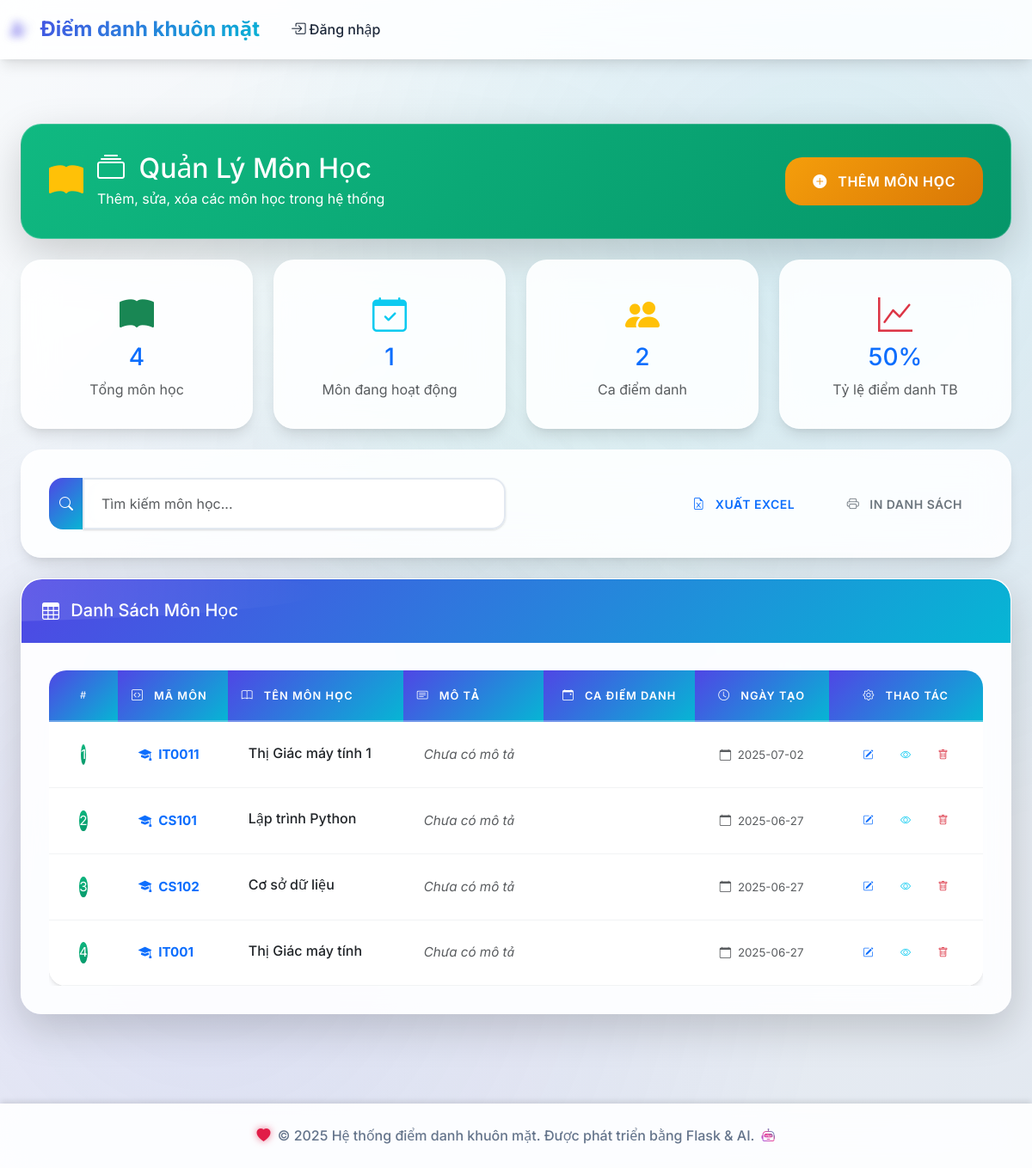
/subjects/, run on the app's committed database.
### tables this page shows
CREATE TABLE subjects (
            id INTEGER PRIMARY KEY AUTOINCREMENT,
            subject_code TEXT UNIQUE NOT NULL,
            subject_name TEXT NOT NULL,
            description TEXT,
            created_at TIMESTAMP DEFAULT CURRENT_TIMESTAMP
        );

### routes/subjects.py (the view)
@subjects_bp.route('/')
def list_subjects():
    conn = get_db_connection()
    subjects = conn.execute('''
        SELECT s.*,
               COUNT(DISTINCT ast.id) as session_count,
               COUNT(DISTINCT ar.id) as attendance_count
        FROM subjects s
        LEFT JOIN attendance_sessions ast ON s.id = ast.subject_id
        LEFT JOIN attendance_records ar ON ast.id = ar.session_id
        GROUP BY s.id
        ORDER BY s.created_at DESC
    ''').fetchall()
    total_subjects = len(subjects)
    active_subjects = len([s for s in subjects if s['session_count'] > 0])
    total_sessions = sum(s['session_count'] for s in subjects)
    total_attendance = sum(s['attendance_count'] for s in subjects)
    avg_attendance = round(total_attendance / max(total_sessions, 1) * 100) if total_sessions > 0 else 0
    conn.close()
    return render_template('subjects/list.html',
                         subjects=subjects,
                         active_subjects=active_subjects,
                         total_sessions=total_sessions,
                         avg_attendance=avg_attendance)

### models/database.py (called while the page is built)
def get_db_connection():
    conn = sqlite3.connect(DATABASE_PATH)
    conn.row_factory = sqlite3.Row
    return conn

### templates/subjects/list.html (shortened to what this page needs)
{% extends "base.html" %} {% block title %}Quản Lý Môn Học{% endblock %} {% block content %}
<div class="container-fluid py-4">
  <div class="row mb-4">
    <div class="col-12">
      <div class="card bg-gradient-success shadow-lg">
        <div class="card-body text-white">
          <div class="d-flex justify-content-between align-items-center">
            <div class="d-flex align-items-center">
              <i class="bi bi-book-fill fs-1 me-3 text-warning icon-glow"></i>
              <div>
                <h2 class="mb-1">
                  <i class="bi bi-collection me-2"></i>
                  Quản Lý Môn Học
                </h2>
                <p class="mb-0 opacity-8">Thêm, sửa, xóa các môn học trong hệ thống</p>
              </div>
            </div>
            <a href="{{ url_for('subjects.add_subject') }}" class="btn btn-warning btn-lg hover-lift">
              <i class="bi bi-plus-circle-fill me-2"></i>
              Thêm Môn Học
            </a>
          </div>
        </div>
      </div>
    </div>
  </div>
  <div class="row mb-4">
    <div class="col-md-3">
      <div class="card glass-card text-center">
        <div class="card-body">
          <i class="bi bi-book-fill fs-1 text-success mb-2"></i>
          <h3 class="text-primary">{{ subjects|length }}</h3>
          <p class="text-muted mb-0">Tổng môn học</p>
        </div>
      </div>
    </div>
    <div class="col-md-3">
      <div class="card glass-card text-center">
        <div class="card-body">
          <i class="bi bi-calendar-check fs-1 text-info mb-2"></i>
          <h3 class="text-primary">{{ active_subjects }}</h3>
          <p class="text-muted mb-0">Môn đang hoạt động</p>
        </div>
      </div>
    </div>
    <div class="col-md-3">
      <div class="card glass-card text-center">
        <div class="card-body">
          <i class="bi bi-people-fill fs-1 text-warning mb-2"></i>
          <h3 class="text-primary">{{ total_sessions }}</h3>
          <p class="text-muted mb-0">Ca điểm danh</p>
        </div>
      </div>
    </div>
    <div class="col-md-3">
      <div class="card glass-card text-center">
        <div class="card-body">
          <i class="bi bi-graph-up fs-1 text-danger mb-2"></i>
          <h3 class="text-primary">{{ avg_attendance }}%</h3>
          <p class="text-muted mb-0">Tỷ lệ điểm danh TB</p>
        </div>
      </div>
    </div>
  </div>
  <div class="row mb-4">
    <div class="col-12">
      <div class="card glass-card">
        <div class="card-body">
          <div class="row align-items-center">
            <div class="col-md-6">
              <div class="input-group">
                <span class="input-group-text bg-primary text-white">
                  <i class="bi bi-search"></i>
                </span>
                <input type="text" class="form-control" id="searchInput" placeholder="Tìm kiếm môn học..." onkeyup="filterSubjects()" />
              </div>
            </div>
            <div class="col-md-6 text-end">
              <button class="btn btn-outline-primary me-2" onclick="exportToExcel()">
                <i class="bi bi-file-earmark-excel me-2"></i>
                Xuất Excel
              </button>
              <button class="btn btn-outline-secondary" onclick="printList()">
                <i class="bi bi-printer me-2"></i>
                In danh sách
              </button>
            </div>
          </div>
        </div>
      </div>
    </div>
  </div>
  <div class="row">
    <div class="col-12">
      <div class="card glass-card shadow-lg">
        <div class="card-header bg-gradient-primary text-white">
          <h5 class="mb-0">
            <i class="bi bi-table me-2"></i>
            Danh Sách Môn Học
          </h5>
        </div>
        <div class="card-body p-0">
          {% if subjects %}
          <div class="table-responsive">
            <table class="table table-hover table-dashboard mb-0" id="subjectsTable">
              <thead class="table-dark">
                <tr>
                  <th class="text-center" style="width: 80px">
                    <i class="bi bi-hash"></i>
                  </th>
                  <th>
                    <i class="bi bi-code-square me-2"></i>
                    Mã Môn
                  </th>
                  <th>
                    <i class="bi bi-book me-2"></i>
                    Tên Môn Học
                  </th>
                  <th>
                    <i class="bi bi-card-text me-2"></i>
                    Mô Tả
                  </th>
                  <th class="text-center">
                    <i class="bi bi-calendar-event me-2"></i>
                    Ca Điểm Danh
                  </th>
                  <th class="text-center">
                    <i class="bi bi-clock me-2"></i>
                    Ngày Tạo
                  </th>
                  <th class="text-center" style="width: 150px">
                    <i class="bi bi-gear me-2"></i>
                    Thao Tác
                  </th>
                </tr>
              </thead>
              <tbody>
                {% for subject in subjects %}
                <tr class="subject-row">
                  <td class="text-center">
                    <div class="d-flex align-items-center justify-content-center">
                      <div class="avatar-sm bg-gradient-success text-white rounded-circle d-flex align-items-center justify-content-center">{{ loop.index }}</div>
                    </div>
                  </td>
                  <td>
                    <div class="d-flex align-items-center">
                      <i class="bi bi-mortarboard-fill text-primary me-2"></i>
                      <strong class="text-primary">{{ subject.subject_code }}</strong>
                    </div>
                  </td>
                  <td>
                    <div class="subject-name">
                      <h6 class="mb-1">{{ subject.subject_name }}</h6>
                    </div>
                  </td>
                  <td>
                    <span class="text-muted">
                      {% if subject.description %} {{ subject.description[:50] }}{% if subject.description|length > 50 %}...{% endif %} {% else %}
                      <em>Chưa có mô tả</em>
                      {% endif %}
                    </span>
                  </td>
                  <td class="text-center">
                    <span class="badge badge-info badge-lg">
                      <i class="bi bi-calendar-check me-1"></i>
                    </span>
                  </td>
                  <td class="text-center">
                    <small class="text-muted">
                      <i class="bi bi-calendar me-1"></i>
                      {% if subject.created_at %} {{ subject.created_at[:10] if subject.created_at else 'N/A' }} {% else %} N/A {% endif %}
                    </small>
                  </td>
                  <td class="text-center">
                    <div class="btn-group" role="group">
                      <a href="{{ url_for('subjects.edit_subject', subject_id=subject.id) }}" class="btn btn-sm btn-outline-primary" title="Chỉnh sửa">
                        <i class="bi bi-pencil-square"></i>
                      </a>
                      <button class="btn btn-sm btn-outline-info" onclick="viewSubjectDetails({{ subject.id }})" title="Xem chi tiết">
                        <i class="bi bi-eye"></i>
                      </button>
                      <button class="btn btn-sm btn-outline-danger" onclick="deleteSubject({{ subject.id }}, '{{ subject.subject_name }}')" title="Xóa">
                        <i class="bi bi-trash"></i>
                      </button>
                    </div>
                  </td>
                </tr>
                {% endfor %}
              </tbody>
            </table>
          </div>
          {% endif %}
        </div>
      </div>
    </div>
  </div>
</div>
{% endblock %}

### data on the page
subjects: subject_code "IT0011", subject_name "Thị Giác máy tính 1", description "Chưa có mô tả", created_at "2025-07-02"
subjects: subject_code "CS101", subject_name "Lập trình Python", created_at "2025-06-27"
subjects: subject_code "CS102", subject_name "Cơ sở dữ liệu", created_at "2025-06-27"
subjects: subject_code "IT001", subject_name "Thị Giác máy tính", description "Chưa có mô tả", created_at "2025-06-27"

### other printed values
{{ subjects|length }} "4"
{{ active_subjects }} "1"
{{ total_sessions }} "2"
{{ avg_attendance }} "50"
